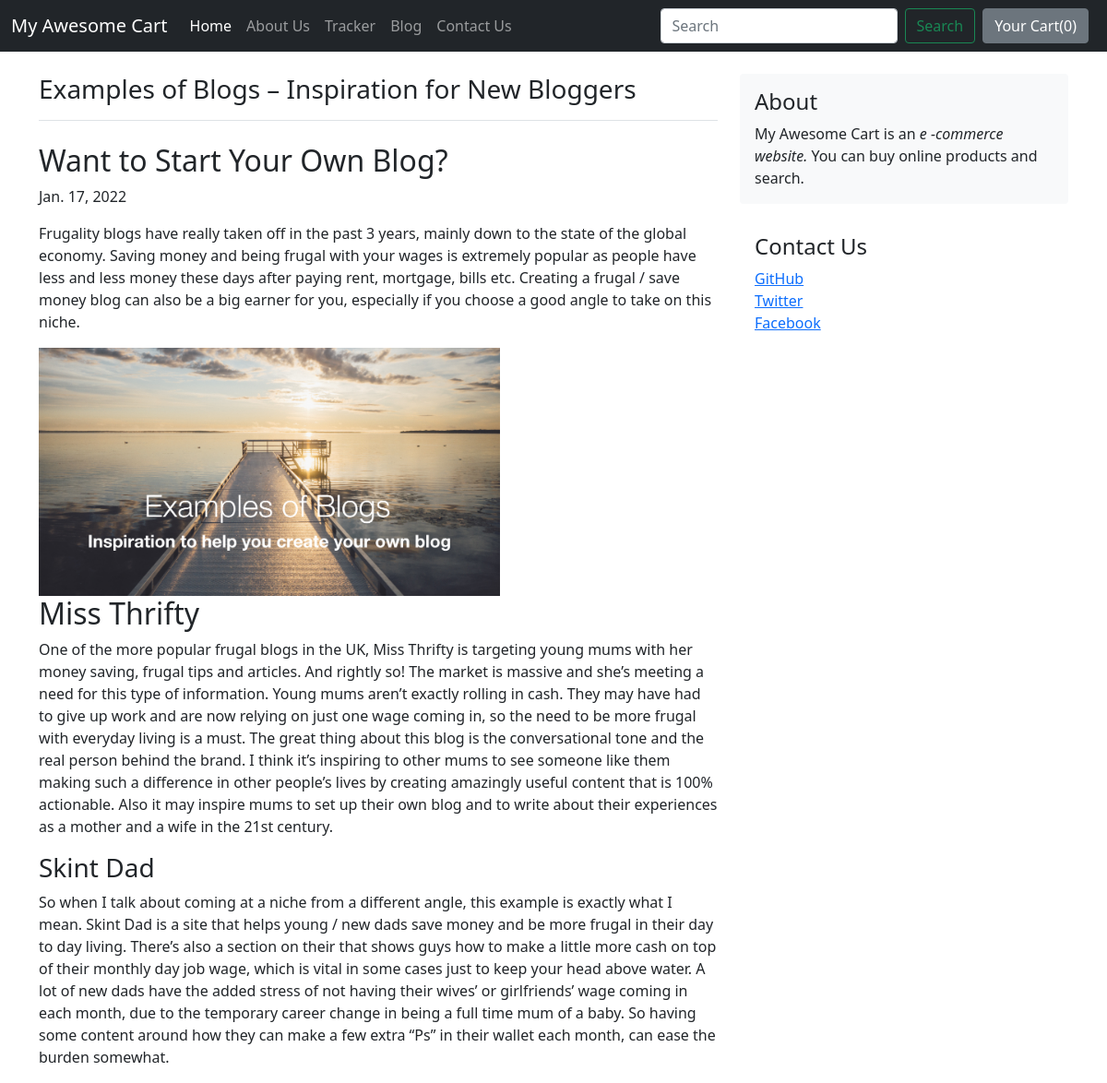
The page /blog/blogpost/1 on the database its author committed.
### blog/models.py (models this page shows)
class Blogpost(models.Model):
    post_id = models.AutoField(primary_key=True)
    title = models.CharField(max_length=50, default="")
    head0 = models.CharField(max_length=500, default="")
    chead0 = models.CharField(max_length=5000, default="")
    head1 = models.CharField(max_length=500, default="")
    chead1 = models.CharField(max_length=5000, default="")
    head2 = models.CharField(max_length=500, default="")
    chead2 = models.CharField(max_length=5000, default="")
    pub_date = models.DateField()
    thumbnail = models.ImageField(upload_to="shop/images", default="")
    def __str__(self):
        return self.title

### blog/views.py (the view)
# urls.py: path("blogpost/<int:postid>", views.blogpost, name="blogPost"),
def blogpost(request, postid):
    print(postid)
    blogpost = Blogpost.objects.filter(post_id=postid)[0]
    print(blogpost)
    params = {'blogpost': blogpost}
    return render(request, "blog/blogPost.html", params)

### blog/templates/blog/blogPost.html (shortened to what this page needs)
{% extends 'blog/basic.html'%}
{% block body %}
<div class="container mt-4">
     <div class="row">
          <div class="col-md-8 blog-main">
               <h3 class="pb-3 mb-4 font-italic border-bottom">
                    {{blogpost.title}}
               </h3>
               <div class="blog-post">
                    <h2 class="blog-post-title">{{blogpost.head0}}</h2>
                    <p class="blog-post-meta">{{blogpost.pub_date}}</p>
                    <p>{{blogpost.chead0}}</p>
                    <img class="card-img-right flex-auto d-none d-md-block" data-src="holder.js/200x250?theme=thumb"
                         alt="Thumbnail [200x250]" style="width: 500px; height: auto;"
                         src="/media/{{blogpost.thumbnail}}" data-holder-rendered="true">
                    <h2>{{blogpost.head1}}</h2>
                    <p>{{blogpost.chead1}}</p>
                    <h3>{{blogpost.head2}}</h3>
                    <p>{{blogpost.chead2}}</p>
               </div>
          </div>
          <aside class="col-md-4 blog-sidebar">
               <div class="p-3 mb-3 bg-light rounded">
                    <h4 class="font-italic">About</h4>
                    <p class="mb-0">My Awesome Cart is an <em>e -commerce website.</em> You can buy online products and
                         search.</p>
               </div>
               <div class="p-3">
                    <h4 class="font-italic">Contact Us</h4>
                    <ol class="list-unstyled">
                         <li><a href="#">GitHub</a></li>
                         <li><a href="#">Twitter</a></li>
                         <li><a href="#">Facebook</a></li>
                    </ol>
               </div>
          </aside>
     </div>
</div>
{% endblock %}

### rows shown on the page
Blogpost: title "Examples of Blogs – Inspiration for New Bloggers", head0 "Want to Start Your Own Blog?", pub_date "Jan. 17, 2022", chead0 "Frugality blogs have really taken off in the past 3 years, mainly down to the state of the global economy. Saving money and being frugal with your wages is extremely popular as people have less and less money these days after paying rent, mortgage, bills etc. Creating a frugal / save money blog can also be a big earner for you, especially if you choose a good angle to take on this niche.", thumbnail (picture), head1 "Miss Thrifty", chead1 "One of the more popular frugal blogs in the UK, Miss Thrifty is targeting young mums with her money saving, frugal tips and articles. And rightly so! The market is massive and she’s meeting a need for this type of information. Young mums aren’t exactly rolling in cash. They may have had to give up work and are now relying on just one wage coming in, so the need to be more frugal with everyday living is a must. The great thing about this blog is the conversational tone and the real person behind the brand. I think it’s inspiring to other mums to see someone like them making such a difference in other people’s lives by creating amazingly useful content that is 100% actionable. Also it may…", head2 "Skint Dad", chead2 "So when I talk about coming at a niche from a different angle, this example is exactly what I mean. Skint Dad is a site that helps young / new dads save money and be more frugal in their day to day living. There’s also a section on their that shows guys how to make a little more cash on top of their monthly day job wage, which is vital in some cases just to keep your head above water. A lot of new dads have the added stress of not having their wives’ or girlfriends’ wage coming in each month, due to the temporary career change in being a full time mum of a baby. So having some content around how they can make a few extra “Ps” in their wallet each month, can ease the burden somewhat."
